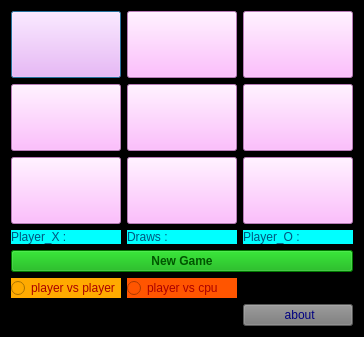
<?xml version="1.0" encoding="UTF-8"?>
<ui version="4.0">
 <class>TicTacToe</class>
 <widget class="QDialog" name="TicTacToe">
  <property name="geometry">
   <rect>
    <x>0</x>
    <y>0</y>
    <width>364</width>
    <height>337</height>
   </rect>
  </property>
  <property name="windowTitle">
   <string>Tic Tac Toe</string>
  </property>
  <property name="styleSheet">
   <string notr="true">background-color: rgb(0, 0, 0);
color: rgb(170, 0, 0);
font: 9pt &quot;Segoe UI&quot;;</string>
  </property>
  <layout class="QGridLayout" name="gridLayout">
   <item row="0" column="0">
    <widget class="QPushButton" name="btn_1">
     <property name="sizePolicy">
      <sizepolicy hsizetype="Minimum" vsizetype="Expanding">
       <horstretch>0</horstretch>
       <verstretch>0</verstretch>
      </sizepolicy>
     </property>
     <property name="font">
      <font>
       <pointsize>9</pointsize>
       <italic>false</italic>
       <bold>false</bold>
      </font>
     </property>
     <property name="styleSheet">
      <string notr="true">background-color: rgb(255, 170, 255);
</string>
     </property>
     <property name="text">
      <string/>
     </property>
    </widget>
   </item>
   <item row="0" column="1">
    <widget class="QPushButton" name="btn_2">
     <property name="sizePolicy">
      <sizepolicy hsizetype="Minimum" vsizetype="Expanding">
       <horstretch>0</horstretch>
       <verstretch>0</verstretch>
      </sizepolicy>
     </property>
     <property name="font">
      <font>
       <pointsize>9</pointsize>
       <italic>false</italic>
       <bold>false</bold>
      </font>
     </property>
     <property name="styleSheet">
      <string notr="true">background-color: rgb(255, 170, 255);
</string>
     </property>
     <property name="text">
      <string/>
     </property>
    </widget>
   </item>
   <item row="0" column="2">
    <widget class="QPushButton" name="btn_3">
     <property name="sizePolicy">
      <sizepolicy hsizetype="Minimum" vsizetype="Expanding">
       <horstretch>0</horstretch>
       <verstretch>0</verstretch>
      </sizepolicy>
     </property>
     <property name="font">
      <font>
       <pointsize>9</pointsize>
       <italic>false</italic>
       <bold>false</bold>
      </font>
     </property>
     <property name="styleSheet">
      <string notr="true">background-color: rgb(255, 170, 255);
</string>
     </property>
     <property name="text">
      <string/>
     </property>
    </widget>
   </item>
   <item row="1" column="0">
    <widget class="QPushButton" name="btn_4">
     <property name="sizePolicy">
      <sizepolicy hsizetype="Minimum" vsizetype="Expanding">
       <horstretch>0</horstretch>
       <verstretch>0</verstretch>
      </sizepolicy>
     </property>
     <property name="font">
      <font>
       <pointsize>9</pointsize>
       <italic>false</italic>
       <bold>false</bold>
      </font>
     </property>
     <property name="styleSheet">
      <string notr="true">background-color: rgb(255, 170, 255);
</string>
     </property>
     <property name="text">
      <string/>
     </property>
    </widget>
   </item>
   <item row="1" column="1">
    <widget class="QPushButton" name="btn_5">
     <property name="sizePolicy">
      <sizepolicy hsizetype="Minimum" vsizetype="Expanding">
       <horstretch>0</horstretch>
       <verstretch>0</verstretch>
      </sizepolicy>
     </property>
     <property name="font">
      <font>
       <pointsize>9</pointsize>
       <italic>false</italic>
       <bold>false</bold>
      </font>
     </property>
     <property name="styleSheet">
      <string notr="true">background-color: rgb(255, 170, 255);
</string>
     </property>
     <property name="text">
      <string/>
     </property>
    </widget>
   </item>
   <item row="1" column="2">
    <widget class="QPushButton" name="btn_6">
     <property name="sizePolicy">
      <sizepolicy hsizetype="Minimum" vsizetype="Expanding">
       <horstretch>0</horstretch>
       <verstretch>0</verstretch>
      </sizepolicy>
     </property>
     <property name="font">
      <font>
       <pointsize>9</pointsize>
       <italic>false</italic>
       <bold>false</bold>
      </font>
     </property>
     <property name="styleSheet">
      <string notr="true">background-color: rgb(255, 170, 255);
</string>
     </property>
     <property name="text">
      <string/>
     </property>
    </widget>
   </item>
   <item row="2" column="0">
    <widget class="QPushButton" name="btn_7">
     <property name="sizePolicy">
      <sizepolicy hsizetype="Minimum" vsizetype="Expanding">
       <horstretch>0</horstretch>
       <verstretch>0</verstretch>
      </sizepolicy>
     </property>
     <property name="font">
      <font>
       <pointsize>9</pointsize>
       <italic>false</italic>
       <bold>false</bold>
      </font>
     </property>
     <property name="styleSheet">
      <string notr="true">background-color: rgb(255, 170, 255);
</string>
     </property>
     <property name="text">
      <string/>
     </property>
    </widget>
   </item>
   <item row="2" column="1">
    <widget class="QPushButton" name="btn_8">
     <property name="sizePolicy">
      <sizepolicy hsizetype="Minimum" vsizetype="Expanding">
       <horstretch>0</horstretch>
       <verstretch>0</verstretch>
      </sizepolicy>
     </property>
     <property name="font">
      <font>
       <pointsize>9</pointsize>
       <italic>false</italic>
       <bold>false</bold>
      </font>
     </property>
     <property name="styleSheet">
      <string notr="true">background-color: rgb(255, 170, 255);
</string>
     </property>
     <property name="text">
      <string/>
     </property>
    </widget>
   </item>
   <item row="2" column="2">
    <widget class="QPushButton" name="btn_9">
     <property name="sizePolicy">
      <sizepolicy hsizetype="Minimum" vsizetype="Expanding">
       <horstretch>0</horstretch>
       <verstretch>0</verstretch>
      </sizepolicy>
     </property>
     <property name="font">
      <font>
       <pointsize>9</pointsize>
       <italic>false</italic>
       <bold>false</bold>
      </font>
     </property>
     <property name="styleSheet">
      <string notr="true">background-color: rgb(255, 170, 255);
</string>
     </property>
     <property name="text">
      <string/>
     </property>
    </widget>
   </item>
   <item row="3" column="0">
    <widget class="QLabel" name="player_X">
     <property name="styleSheet">
      <string notr="true">background-color: rgb(0, 255, 255);
color: rgb(0, 85, 127);
font: 700 10pt &quot;Segoe UI&quot;;</string>
     </property>
     <property name="text">
      <string>Player_X :</string>
     </property>
    </widget>
   </item>
   <item row="3" column="1">
    <widget class="QLabel" name="draw">
     <property name="styleSheet">
      <string notr="true">background-color: rgb(0, 255, 255);color: rgb(0, 85, 127);
font: 700 10pt &quot;Segoe UI&quot;;</string>
     </property>
     <property name="text">
      <string>Draws :</string>
     </property>
    </widget>
   </item>
   <item row="3" column="2">
    <widget class="QLabel" name="player_O">
     <property name="styleSheet">
      <string notr="true">background-color: rgb(0, 255, 255);color: rgb(0, 85, 127);
font: 700 10pt &quot;Segoe UI&quot;;</string>
     </property>
     <property name="text">
      <string>Player_O :</string>
     </property>
    </widget>
   </item>
   <item row="5" column="0">
    <widget class="QRadioButton" name="player_player">
     <property name="styleSheet">
      <string notr="true">background-color: rgb(255, 170, 0);
font: 700 9pt &quot;Segoe UI&quot;;</string>
     </property>
     <property name="text">
      <string>player vs player</string>
     </property>
    </widget>
   </item>
   <item row="5" column="1">
    <widget class="QRadioButton" name="player_cpu">
     <property name="styleSheet">
      <string notr="true">background-color: rgb(255, 85, 0);
font: 700 9pt &quot;Segoe UI&quot;;</string>
     </property>
     <property name="text">
      <string>player vs cpu</string>
     </property>
    </widget>
   </item>
   <item row="6" column="2">
    <widget class="QPushButton" name="about">
     <property name="styleSheet">
      <string notr="true">background-color: rgb(121, 121, 121);
font: 700 9pt &quot;Segoe UI&quot;;
color: rgb(0, 0, 127);</string>
     </property>
     <property name="text">
      <string> about</string>
     </property>
    </widget>
   </item>
   <item row="4" column="0" colspan="3">
    <widget class="QPushButton" name="new_game">
     <property name="font">
      <font>
       <pointsize>9</pointsize>
       <italic>false</italic>
       <bold>true</bold>
      </font>
     </property>
     <property name="styleSheet">
      <string notr="true">background-color: rgb(0, 170, 0);
color: rgb(0, 85, 0);
font: 700 9pt &quot;Segoe UI&quot;;</string>
     </property>
     <property name="text">
      <string>New Game</string>
     </property>
    </widget>
   </item>
  </layout>
 </widget>
 <resources/>
 <connections/>
</ui>
